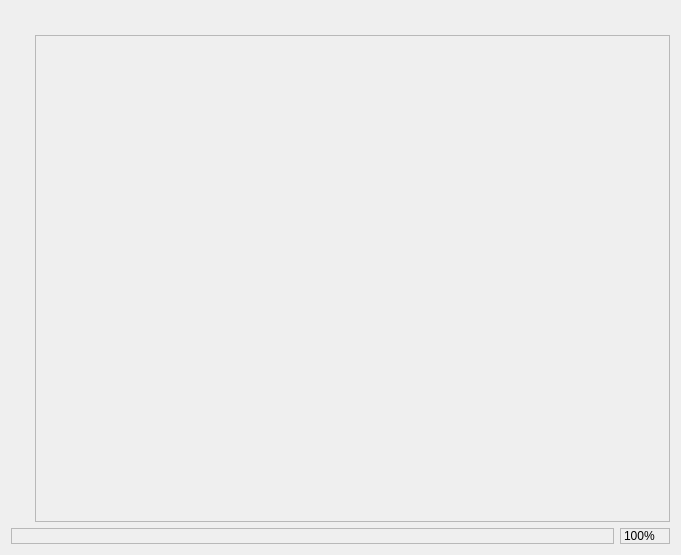
<?xml version="1.0" encoding="UTF-8"?>
<ui version="4.0">
 <class>ActorPainter::PainterWindow</class>
 <widget class="QWidget" name="ActorPainter::PainterWindow">
  <property name="geometry">
   <rect>
    <x>0</x>
    <y>0</y>
    <width>681</width>
    <height>555</height>
   </rect>
  </property>
  <property name="windowTitle">
   <string>MainWindow</string>
  </property>
  <layout class="QVBoxLayout" name="verticalLayout">
   <item>
    <layout class="QGridLayout" name="gridLayout">
     <property name="margin">
      <number>0</number>
     </property>
     <property name="spacing">
      <number>0</number>
     </property>
     <item row="0" column="1">
      <widget class="PainterRuler" name="horizontalRuler" native="true">
       <property name="minimumSize">
        <size>
         <width>0</width>
         <height>24</height>
        </size>
       </property>
      </widget>
     </item>
     <item row="1" column="0">
      <widget class="PainterRuler" name="verticalRuler" native="true">
       <property name="minimumSize">
        <size>
         <width>24</width>
         <height>0</height>
        </size>
       </property>
      </widget>
     </item>
     <item row="1" column="1">
      <widget class="ActorPainter::ScrollArea" name="scrollArea">
       <property name="widgetResizable">
        <bool>true</bool>
       </property>
       <property name="alignment">
        <set>Qt::AlignCenter</set>
       </property>
       <widget class="PainterView" name="view">
        <property name="geometry">
         <rect>
          <x>0</x>
          <y>0</y>
          <width>641</width>
          <height>488</height>
         </rect>
        </property>
       </widget>
      </widget>
     </item>
    </layout>
   </item>
   <item>
    <layout class="QHBoxLayout" name="horizontalLayout">
     <item>
      <widget class="QLabel" name="statusBar">
       <property name="frameShape">
        <enum>QFrame::StyledPanel</enum>
       </property>
       <property name="text">
        <string/>
       </property>
      </widget>
     </item>
     <item>
      <widget class="QLabel" name="zoomLabel">
       <property name="maximumSize">
        <size>
         <width>50</width>
         <height>16777215</height>
        </size>
       </property>
       <property name="frameShape">
        <enum>QFrame::StyledPanel</enum>
       </property>
       <property name="text">
        <string>100%</string>
       </property>
      </widget>
     </item>
    </layout>
   </item>
  </layout>
 </widget>
 <customwidgets>
  <customwidget>
   <class>PainterView</class>
   <extends>QWidget</extends>
   <header location="global">painterview.h</header>
   <container>1</container>
  </customwidget>
  <customwidget>
   <class>PainterRuler</class>
   <extends>QWidget</extends>
   <header location="global">painterruler.h</header>
   <container>1</container>
  </customwidget>
  <customwidget>
   <class>ActorPainter::ScrollArea</class>
   <extends>QScrollArea</extends>
   <header location="global">scrollarea.h</header>
   <container>1</container>
  </customwidget>
 </customwidgets>
 <resources/>
 <connections/>
</ui>
